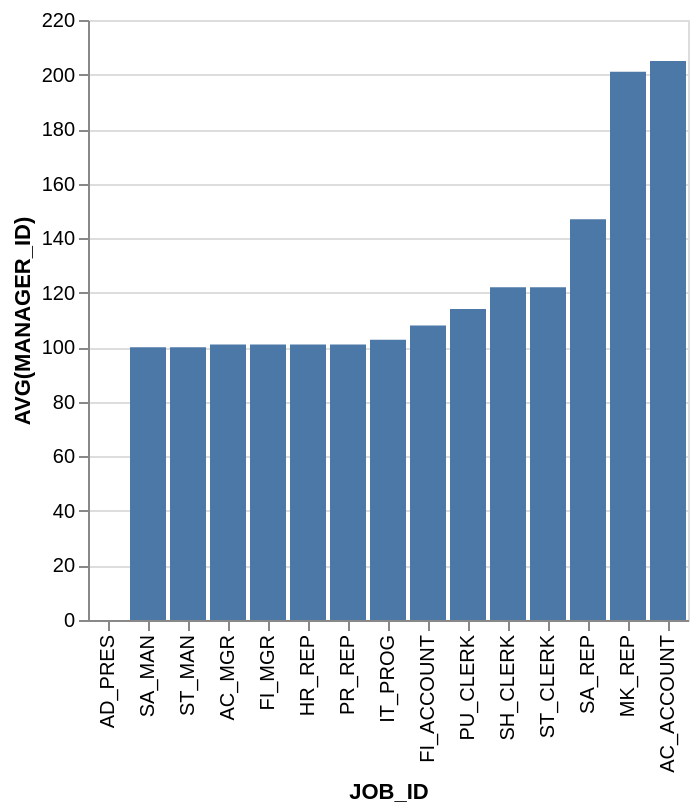

Specify this chart in Vega-Lite:
### Vega-Lite specification from a JSON file in a GitHub repository (floating-point values rounded to 4 significant figures)
{"data": {"values": [{"x_data": "AC_ACCOUNT", "y_data": 205}, {"x_data": "AC_MGR", "y_data": 101}, {"x_data": "AD_PRES", "y_data": 0}, {"x_data": "FI_ACCOUNT", "y_data": 108}, {"x_data": "FI_MGR", "y_data": 101}, {"x_data": "HR_REP", "y_data": 101}, {"x_data": "IT_PROG", "y_data": 102.8}, {"x_data": "MK_REP", "y_data": 201}, {"x_data": "PR_REP", "y_data": 101}, {"x_data": "PU_CLERK", "y_data": 114}, {"x_data": "SA_MAN", "y_data": 100}, {"x_data": "SA_REP", "y_data": 146.9}, {"x_data": "SH_CLERK", "y_data": 122}, {"x_data": "ST_CLERK", "y_data": 122}, {"x_data": "ST_MAN", "y_data": 100}]}, "mark": "bar", "encoding": {"x": {"field": "x_data", "type": "nominal", "title": "JOB_ID", "sort": {"op": "sum", "field": "y_data", "order": "ascending"}}, "y": {"field": "y_data", "type": "quantitative", "title": "AVG(MANAGER_ID)"}}}
